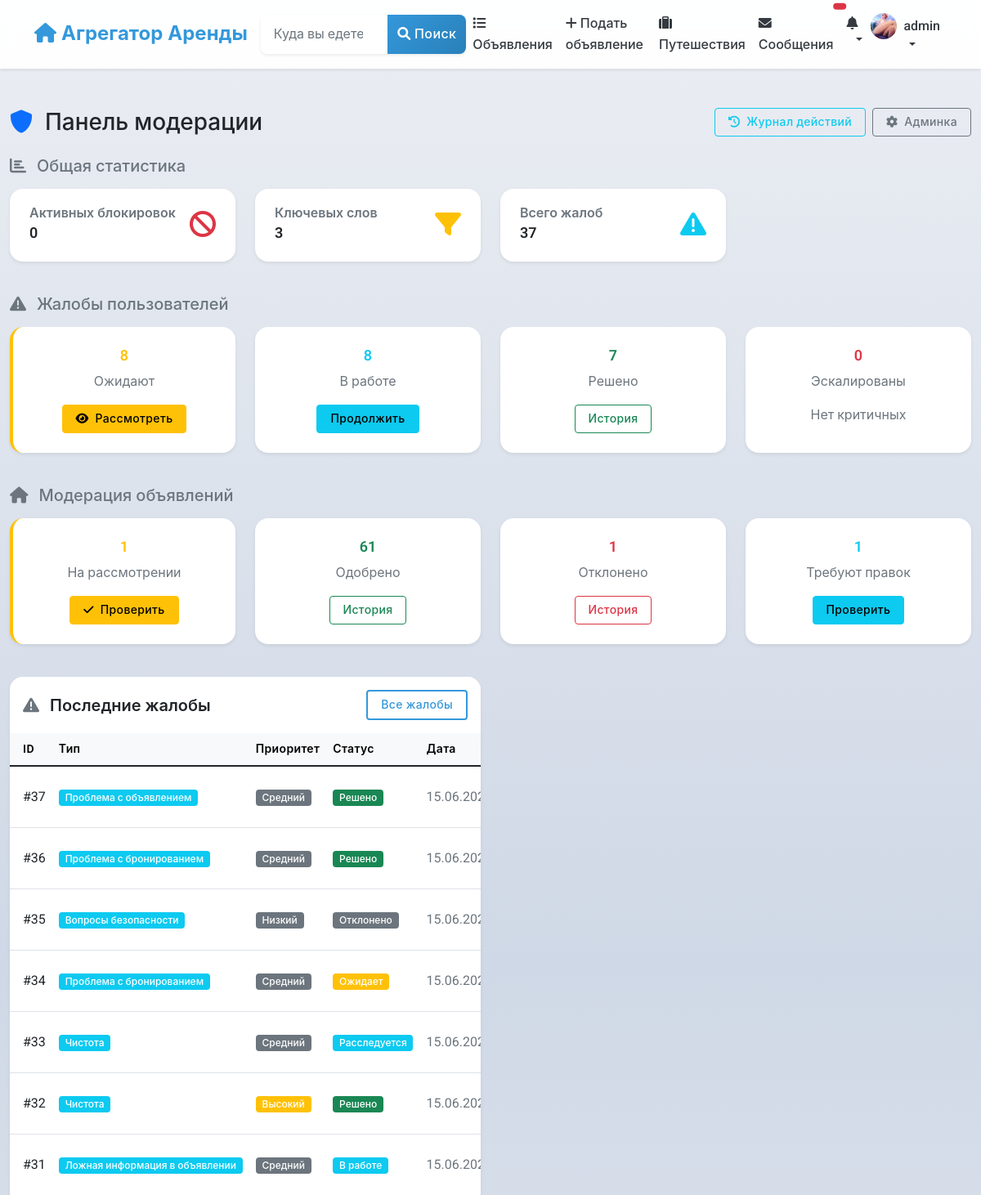
The page /moderation/dashboard/ (signed in, upper part) on the database as committed earlier.
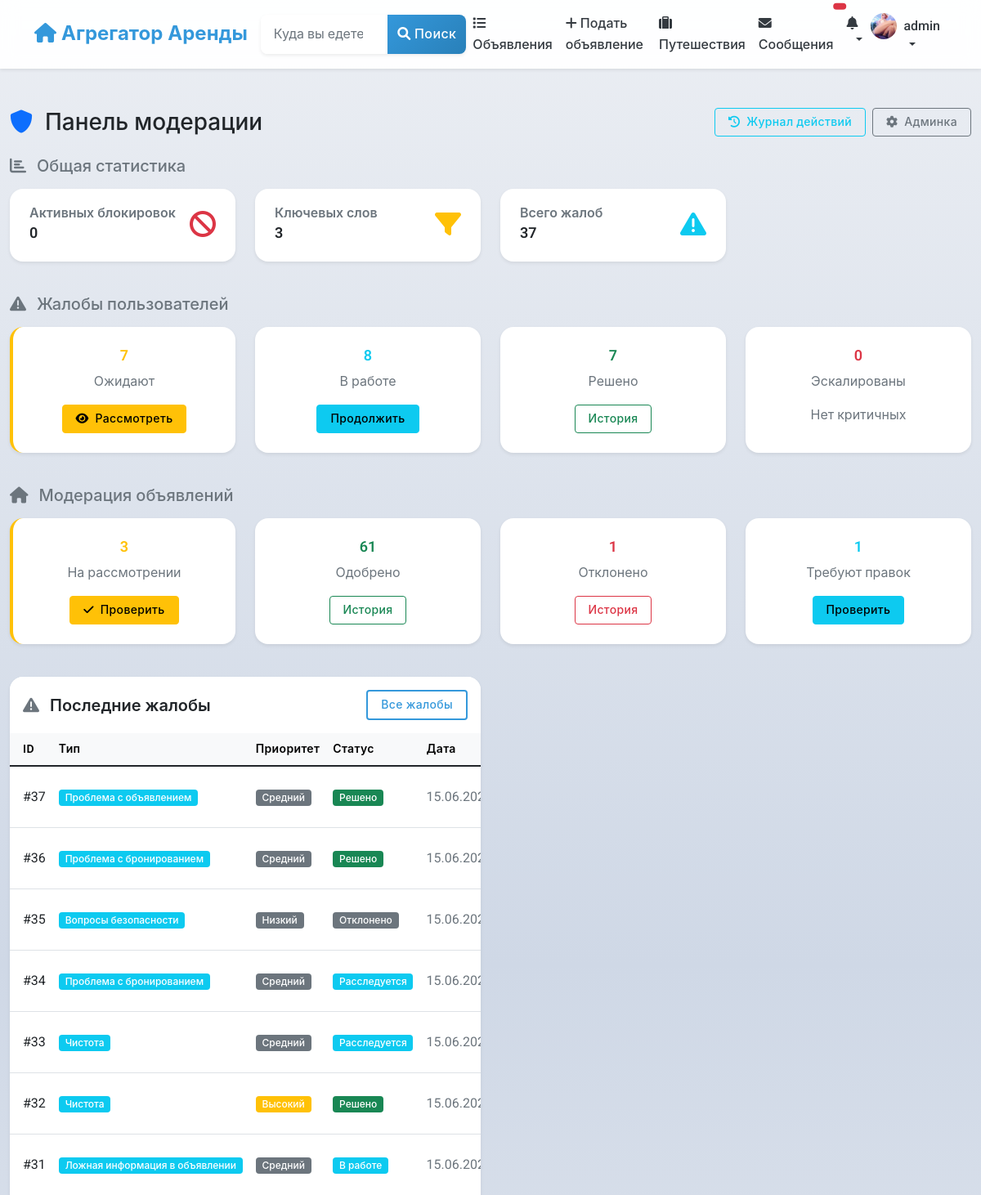
The same page on the database as committed later.
### moderation/models.py (models this page shows, shortened)
class UserComplaint(models.Model):
    COMPLAINT_TYPES = [
        ('booking_issue', 'Проблема с бронированием'),
        ('listing_issue', 'Проблема с объявлением'),
        ('host_behavior', 'Поведение хоста'),
        ('guest_behavior', 'Поведение гостя'),
        ('safety_concern', 'Вопросы безопасности'),
        ('false_listing', 'Ложная информация в объявлении'),
        ('discrimination', 'Дискриминация'),
        ('payment_issue', 'Проблемы с оплатой'),
        ('cleanliness', 'Чистота'),
        ('other', 'Другое'),
    ]
    STATUS_CHOICES = [
        ('pending', 'В ожидании'),
        ('in_progress', 'В обработке'),
        ('investigating', 'Расследуется'),
        ('awaiting_response', 'Ожидает ответа'),
        ('resolved', 'Решено'),
        ('dismissed', 'Отклонено'),
        ('escalated', 'Эскалировано'),
    ]
    PRIORITY_CHOICES = [
        ('low', 'Низкий'),
        ('medium', 'Средний'),
        ('high', 'Высокий'),
        ('urgent', 'Срочный'),
    ]
    complainant = models.ForeignKey(
        settings.AUTH_USER_MODEL,
        on_delete=models.CASCADE,
        related_name='complaints_made',
        verbose_name='Заявитель'
    )
    booking = models.ForeignKey(
        'listings.Booking',
        on_delete=models.CASCADE,
        related_name='complaints',
        null=True,
        blank=True,
        verbose_name='Бронирование'
    )
    listing = models.ForeignKey(
        'listings.Listing',
        on_delete=models.CASCADE,
        related_name='complaints',
        null=True,
        blank=True,
        verbose_name='Объявление'
    )
    reported_user = models.ForeignKey(
        settings.AUTH_USER_MODEL,
        on_delete=models.CASCADE,
        related_name='complaints_received',
        null=True,
        blank=True,
        verbose_name='Пользователь, на которого жалуются'
    )
    complaint_type = models.CharField(
        'Тип жалобы',
        max_length=20,
        choices=COMPLAINT_TYPES,
        default='booking_issue'
    )
    subject = models.CharField(
        'Тема жалобы',
        max_length=200,
        default='Жалоба'
    )
    description = models.TextField('Описание жалобы')
    priority = models.CharField(
        'Приоритет',
        max_length=10,
        choices=PRIORITY_CHOICES,
        default='medium'
    )
    status = models.CharField(
        'Статус',
        max_length=20,
        choices=STATUS_CHOICES,
        default='pending'
    )
    assigned_moderator = models.ForeignKey(
        settings.AUTH_USER_MODEL,
        on_delete=models.SET_NULL,
        null=True,
        blank=True,
        related_name='assigned_complaints',
        verbose_name='Назначенный модератор'
    )
    moderator_response = models.TextField(
        'Ответ модератора',
        blank=True,
        help_text='Ответ, который увидит пользователь'
    )
    internal_notes = models.TextField(
        'Внутренние заметки',
        blank=True,
        help_text='Заметки для внутреннего использования'
    )
    contact_email = models.EmailField(
        'Контактный email',
        blank=True,
        help_text='Альтернативный email для связи'
    )
    evidence_video = models.FileField(
        'Видео-доказательство',
        upload_to='complaint_videos/',
        null=True,
        blank=True,
        help_text='Загрузите видео в качестве доказательства (макс. 100МБ)'
    )
    created_at = models.DateTimeField('Создано', auto_now_add=True)
    updated_at = models.DateTimeField('Обновлено', auto_now=True)
    resolved_at = models.DateTimeField('Решено', null=True, blank=True)
    first_response_at = models.DateTimeField('Первый ответ', null=True, blank=True)
    class Meta:
        verbose_name = 'Жалоба пользователя'
        verbose_name_plural = 'Жалобы пользователей'
        ordering = ['-created_at']
    @property
    def days_open(self):
        from django.utils import timezone
        if self.resolved_at:
            return (self.resolved_at - self.created_at).days
        return (timezone.now() - self.created_at).days
    @property
    def is_overdue(self):
        priority_days = {
            'urgent': 1,
            'high': 3,
            'medium': 7,
            'low': 14
        }
        max_days = priority_days.get(self.priority, 7)
        return self.days_open > max_days and self.status not in ['resolved', 'dismissed']

### moderation/views.py (the view)
# urls.py: path('dashboard/', views.moderation_dashboard, name='dashboard'),
@login_required
@user_passes_test(is_moderator)
def moderation_dashboard(request):
    from .models import ListingApproval, ModerationLog
    total_reports = Report.objects.count()
    pending_reports = Report.objects.filter(status='pending').count()
    in_progress_reports = Report.objects.filter(status='in_progress').count()
    resolved_reports = Report.objects.filter(status='resolved').count()
    rejected_reports = Report.objects.filter(status='rejected').count()
    recent_reports = Report.objects.all().order_by('-created_at')[:10]
    total_complaints = UserComplaint.objects.count()
    pending_complaints = UserComplaint.objects.filter(status='pending').count()
    in_progress_complaints = UserComplaint.objects.filter(status='in_progress').count()
    resolved_complaints = UserComplaint.objects.filter(status='resolved').count()
    escalated_complaints = UserComplaint.objects.filter(status='escalated').count()
    recent_complaints = UserComplaint.objects.all().order_by('-created_at')[:10]
    pending_listings = ListingApproval.objects.filter(status='pending').count()
    approved_listings = ListingApproval.objects.filter(status='approved').count()
    rejected_listings = ListingApproval.objects.filter(status='rejected').count()
    changes_required_listings = ListingApproval.objects.filter(status='requires_changes').count()
    recent_approvals = ListingApproval.objects.all().order_by('-created_at')[:5]
    active_bans = BannedUser.objects.filter(
        is_permanent=True
    ).count() + BannedUser.objects.filter(
        is_permanent=False,
        banned_until__gt=timezone.now()
    ).count()
    recent_bans = BannedUser.objects.all().order_by('-created_at')[:5]
    keywords_count = ForbiddenKeyword.objects.filter(is_active=True).count()
    recent_logs = ModerationLog.objects.all().order_by('-created_at')[:10]
    return render(request, 'moderation/dashboard.html', {
        'total_reports': total_reports,
        'pending_reports': pending_reports,
        'in_progress_reports': in_progress_reports,
        'resolved_reports': resolved_reports,
        'rejected_reports': rejected_reports,
        'recent_reports': recent_reports,
        'total_complaints': total_complaints,
        'pending_complaints': pending_complaints,
        'in_progress_complaints': in_progress_complaints,
        'resolved_complaints': resolved_complaints,
        'escalated_complaints': escalated_complaints,
        'recent_complaints': recent_complaints,
        'pending_listings': pending_listings,
        'approved_listings': approved_listings,
        'rejected_listings': rejected_listings,
        'changes_required_listings': changes_required_listings,
        'recent_approvals': recent_approvals,
        'active_bans': active_bans,
        'recent_bans': recent_bans,
        'keywords_count': keywords_count,
        'recent_logs': recent_logs
    })

### moderation/views.py (called while the page is built)
def is_moderator(user):
    return user.is_staff or user.is_superuser

### notifications/templatetags/notify_tags.py (called while the page is built)
@register.simple_tag(takes_context=True)
def notification_count(context):
    user = context['request'].user
    if user.is_authenticated:
        count = user.notifications.filter(is_read=False).count()
        return count
    return 0

### moderation/templates/moderation/dashboard.html (shortened to what the changed rows need)
{% extends 'base.html' %}
{% load static %}
{% block content %}
<div class="container-fluid py-4">
    <div class="row mb-4">
        <div class="col-12">
            <div class="d-flex justify-content-between align-items-center">
                <h1 class="h3 text-dark mb-0">
                    <i class="fas fa-shield-alt text-primary me-2"></i>
                    Панель модерации
                </h1>
            </div>
        </div>
    </div>
    <div class="row mb-4">
        <div class="col-md-3 mb-3">
            <div class="card border-0 shadow-sm h-100 {% if pending_complaints > 0 %}border-start border-warning border-3{% endif %}">
                <div class="card-body text-center">
                    <h5 class="card-title text-warning mb-2">{{ pending_complaints }}</h5>
                    <p class="card-text text-muted mb-3">Ожидают</p>
                    {% if pending_complaints > 0 %}
                    <a href="{% url 'moderation:complaint_list' %}?status=pending" class="btn btn-warning btn-sm">
                        <i class="fas fa-eye me-1"></i> Рассмотреть
                    </a>
                    {% else %}
                    <span class="text-muted">Нет новых</span>
                    {% endif %}
                </div>
            </div>
        </div>
    </div>
    <div class="row mb-4">
        <div class="col-md-3 mb-3">
            <div class="card border-0 shadow-sm h-100 {% if pending_listings > 0 %}border-start border-warning border-3{% endif %}">
                <div class="card-body text-center">
                    <h5 class="card-title text-warning mb-2">{{ pending_listings }}</h5>
                    <p class="card-text text-muted mb-3">На рассмотрении</p>
                    {% if pending_listings > 0 %}
                    <a href="{% url 'moderation:listing_approval_list' %}?status=pending" class="btn btn-warning btn-sm">
                        <i class="fas fa-check me-1"></i> Проверить
                    </a>
                    {% else %}
                    <span class="text-muted">Нет новых</span>
                    {% endif %}
                </div>
            </div>
        </div>
    </div>
    <div class="row">
        <div class="col-md-6 mb-4">
            <div class="card border-0 shadow-sm h-100">
                <div class="card-body p-0">
                    {% if recent_complaints %}
                    <div class="table-responsive">
                        <table class="table table-hover mb-0">
                            <thead class="table-light">
                                <tr>
                                    <th class="border-0 ps-3">ID</th>
                                    <th class="border-0">Тип</th>
                                    <th class="border-0">Приоритет</th>
                                    <th class="border-0">Статус</th>
                                    <th class="border-0">Дата</th>
                                </tr>
                            </thead>
                            <tbody>
                                {% for complaint in recent_complaints %}
                                <tr class="{% if complaint.is_overdue %}table-warning{% endif %}">
                                    <td class="ps-3 align-middle">#{{ complaint.id }}</td>
                                    <td class="align-middle">
                                        <span class="badge bg-info">{{ complaint.get_complaint_type_display }}</span>
                                    </td>
                                    <td class="align-middle">
                                        {% if complaint.priority == 'urgent' %}
                                        <span class="badge bg-danger">{{ complaint.get_priority_display }}</span>
                                        {% elif complaint.priority == 'high' %}
                                        <span class="badge bg-warning">{{ complaint.get_priority_display }}</span>
                                        {% else %}
                                        <span class="badge bg-secondary">{{ complaint.get_priority_display }}</span>
                                        {% endif %}
                                    </td>
                                    <td class="align-middle">
                                        {% if complaint.status == 'pending' %}
                                        <span class="badge bg-warning">Ожидает</span>
                                        {% elif complaint.status == 'in_progress' %}
                                        <span class="badge bg-info">В работе</span>
                                        {% elif complaint.status == 'investigating' %}
                                        <span class="badge bg-info">Расследуется</span>
                                        {% elif complaint.status == 'resolved' %}
                                        <span class="badge bg-success">Решено</span>
                                        {% elif complaint.status == 'escalated' %}
                                        <span class="badge bg-danger">Эскалировано</span>
                                        {% elif complaint.status == 'dismissed' %}
                                        <span class="badge bg-secondary">Отклонено</span>
                                        {% else %}
                                        <span class="badge bg-secondary">{{ complaint.get_status_display }}</span>
                                        {% endif %}
                                    </td>
                                    <td class="align-middle text-muted">{{ complaint.created_at|date:"d.m.Y" }}</td>
                                </tr>
                                {% endfor %}
                            </tbody>
                        </table>
                    </div>
                    {% else %}
                    <div class="p-4 text-center">
                        <i class="fas fa-inbox fa-3x text-muted mb-3"></i>
                        <p class="text-muted mb-0">Нет жалоб для отображения</p>
                    </div>
                    {% endif %}
                </div>
            </div>
        </div>
    </div>
</div>
{% endblock %}

Rows that differ between the two databases and show on the page:
changed UserComplaint id 34: status "Ожидает" → "Расследуется"
Other text that changed with them:
{{ pending_complaints }}: "8" → "7"
{{ pending_listings }}: "1" → "3"
